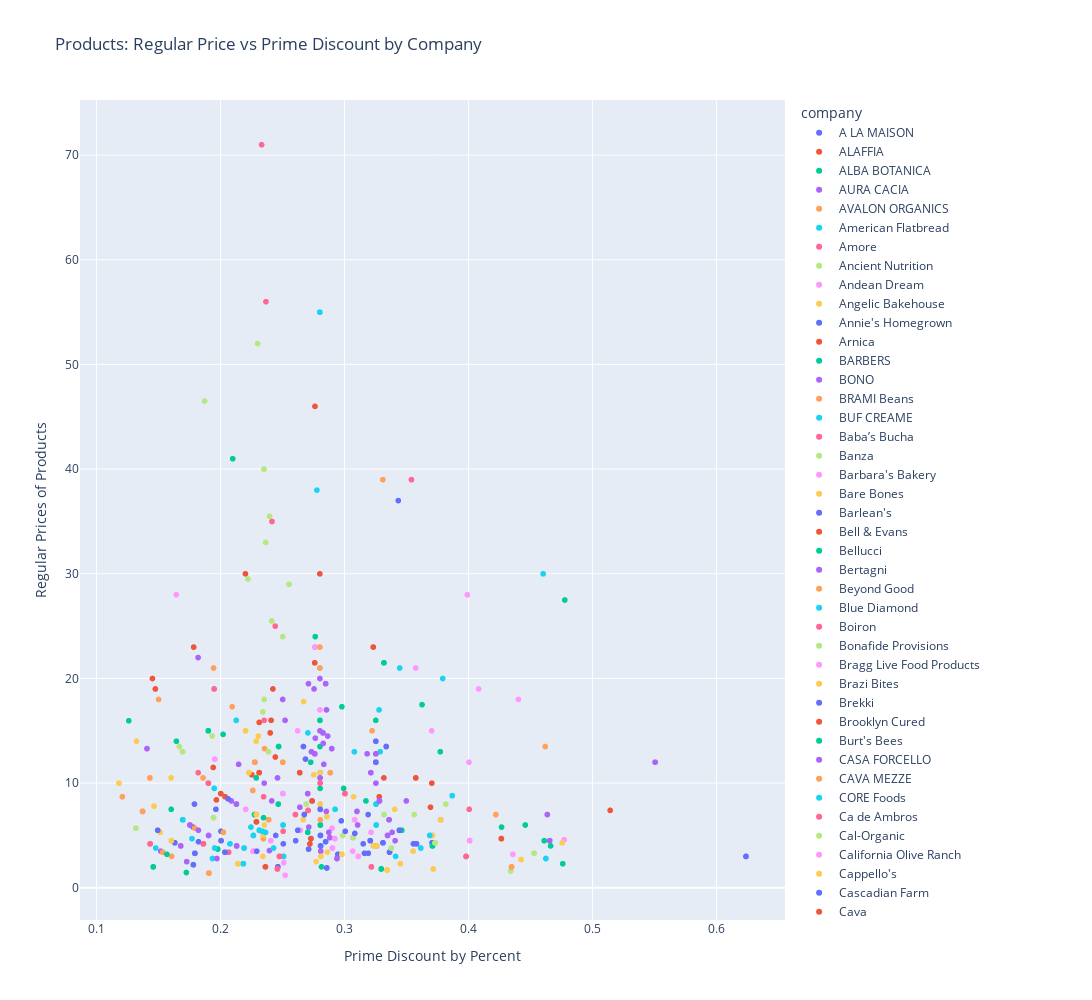

Write notebook code for a chart like this one.
### Markdown cell above
## We can tell that most items that are featured on sale whether that be for non-prime members or prime members, are under $10
### Adding a legend of multiple companies is used for interactivity
#### If you know a favorite company of yours that sells a product at Whole Foods, try double clicking on them to see whether they have items on sale that meet your discounted needs!

### Code cell
import matplotlib as plt
import plotly.express as px
import plotly.graph_objects as go

fig = px.scatter(df.sort_values(by='company'), x="prime_discount", y="regular", color="company", title="Products: Regular Price vs Prime Discount by Company", hover_data=['product', 'sale', 'prime'], width=1400, height=1000,
labels={
    "regular": "Regular Prices of Products",
    "prime_discount": "Prime Discount by Percent"
})
fig.show()
